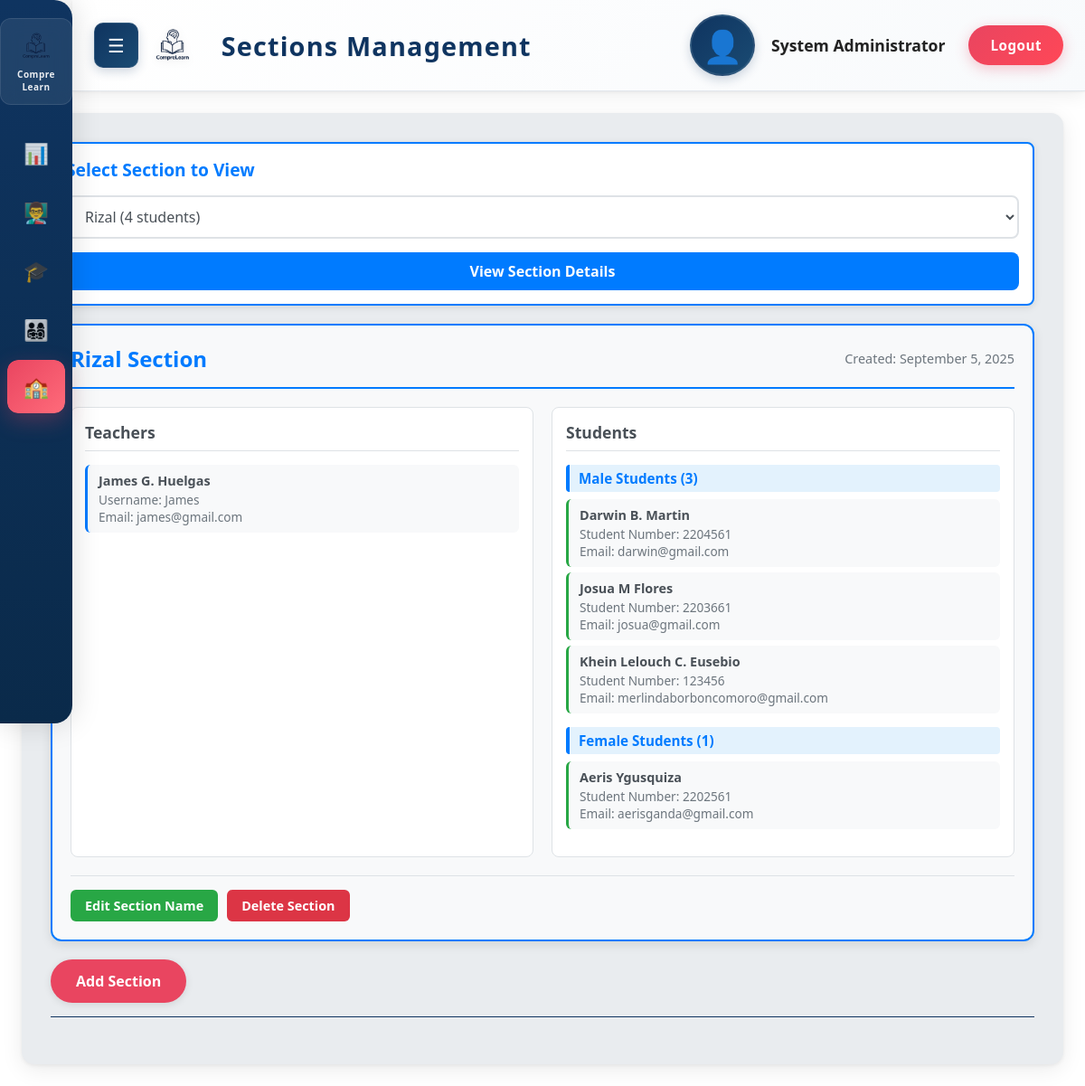
The app's page /Admin/admin_sections.php (signed in) with its own data.
### tables this page shows
CREATE TABLE `sections` (
  `id` int(11) NOT NULL,
  `name` varchar(100) NOT NULL,
  `created_at` timestamp NOT NULL DEFAULT current_timestamp()
);

CREATE TABLE `teachers` (
  `id` int(11) NOT NULL,
  `name` varchar(100) NOT NULL,
  `username` varchar(100) NOT NULL,
  `email` varchar(100) NOT NULL,
  `password` varchar(255) NOT NULL,
  `created_at` timestamp NOT NULL DEFAULT current_timestamp(),
  `updated_at` timestamp NOT NULL DEFAULT current_timestamp() ON UPDATE current_timestamp()
);

CREATE TABLE `students` (
  `id` int(11) NOT NULL,
  `name` varchar(100) NOT NULL,
  `student_number` varchar(50) NOT NULL,
  `email` varchar(100) NOT NULL,
  `gender` enum('male','female') DEFAULT NULL,
  `password` varchar(255) NOT NULL,
  `section_id` int(11) DEFAULT NULL,
  `created_at` timestamp NOT NULL DEFAULT current_timestamp(),
  `updated_at` timestamp NOT NULL DEFAULT current_timestamp() ON UPDATE current_timestamp()
);

### Admin/includes/admin_init.php (called while the page is built, shortened)
<?php
function h($v) {
    return htmlspecialchars((string)$v, ENT_QUOTES, 'UTF-8');
}
?>

### Admin/admin_sections.php (the view, shortened to what this page needs)
<?php
require_once __DIR__ . '/includes/admin_init.php';
$sql_sections = "
    SELECT
        s.*,
        COUNT(DISTINCT st.id) as student_count,
        GROUP_CONCAT(DISTINCT t.name ORDER BY t.name SEPARATOR ', ') as teachers
    FROM sections s
    LEFT JOIN students st ON s.id = st.section_id
    LEFT JOIN teacher_sections ts ON s.id = ts.section_id
    LEFT JOIN teachers t ON ts.teacher_id = t.id
    GROUP BY s.id, s.name, s.created_at
    ORDER BY s.created_at ASC, s.name
";
$stmt_sections = $conn->prepare($sql_sections);
$stmt_sections->execute();
$sections = $stmt_sections->get_result();
$all_sections = [];
$sections->data_seek(0);
while ($section = $sections->fetch_assoc()) {
    $all_sections[] = $section;
}
$selected_section_id = $_GET['selected_section'] ?? '';
$selected_section = null;
$selected_section_students = [];
$selected_section_teachers = [];
if (!empty($selected_section_id) && validateInput($selected_section_id, 'int')) {
    foreach ($all_sections as $section) {
        if ($section['id'] == $selected_section_id) {
            $selected_section = $section;
            break;
        }
    }
} elseif (!empty($all_sections)) {
    $selected_section = $all_sections[0];
}
if ($selected_section) {
    $stmt_students = $conn->prepare("
        SELECT name, student_number, email, gender
        FROM students
        WHERE section_id = ?
        ORDER BY gender, name
    ");
    $stmt_students->bind_param("i", $selected_section['id']);
    $stmt_students->execute();
    $students_result = $stmt_students->get_result();
    while ($student = $students_result->fetch_assoc()) {
        $selected_section_students[] = $student;
    }
    $stmt_teachers = $conn->prepare("
        SELECT t.name, t.username, t.email
        FROM teachers t
        INNER JOIN teacher_sections ts ON t.id = ts.teacher_id
        WHERE ts.section_id = ?
        ORDER BY t.name
    ");
    $stmt_teachers->bind_param("i", $selected_section['id']);
    $stmt_teachers->execute();
    $teachers_result = $stmt_teachers->get_result();
    while ($teacher = $teachers_result->fetch_assoc()) {
        $selected_section_teachers[] = $teacher;
    }
}
?>
<div class="management-area">
    <div class="section-selector">
        <div class="section-selector-header">
            <h3 class="section-selector-title">Select Section to View</h3>
        </div>
        <div class="section-dropdown-container">
            <select id="section-dropdown" class="section-dropdown">
                <?php foreach ($all_sections as $section): ?>
                    <option value="<?php echo $section['id']; ?>"
                            <?php echo ($selected_section && $selected_section['id'] == $section['id']) ? 'selected' : ''; ?>>
                        <?php echo h($section['name']); ?> (<?php echo $section['student_count']; ?> students)
                    </option>
                <?php endforeach; ?>
            </select>
            <button id="view-section-btn" class="view-section-btn"
                    <?php echo !$selected_section ? 'disabled' : ''; ?>>
                View Section Details
            </button>
        </div>
    </div>
    <?php if ($selected_section): ?>
    <div class="default-section-display">
        <div class="default-section-header">
            <h2 class="default-section-title"><?php echo h($selected_section['name']); ?> Section</h2>
            <div class="default-section-info">
                Created: <?php echo date('F j, Y', strtotime($selected_section['created_at'])); ?>
            </div>
        </div>
        <div class="section-details-grid">
            <div class="teachers-section">
                <h3 class="section-subtitle">Teachers</h3>
                <?php if (!empty($selected_section_teachers)): ?>
                    <?php foreach ($selected_section_teachers as $teacher): ?>
                        <div class="teacher-item">
                            <div class="teacher-name"><?php echo h($teacher['name']); ?></div>
                            <div class="teacher-details">
                                Username: <?php echo h($teacher['username']); ?><br>
                                Email: <?php echo h($teacher['email']); ?>
                            </div>
                        </div>
                    <?php endforeach; ?>
                <?php else: ?>
                    <div class="no-data">No teacher assigned to this section</div>
                <?php endif; ?>
            </div>
            <div class="students-section">
                <h3 class="section-subtitle">Students</h3>
                <?php if (!empty($selected_section_students)): ?>
                    <?php
                    $male_students = array_filter($selected_section_students, function($student) {
                        return strtolower($student['gender']) === 'male';
                    });
                    $female_students = array_filter($selected_section_students, function($student) {
                        return strtolower($student['gender']) === 'female';
                    });
                    ?>
                    <?php if (!empty($male_students)): ?>
                        <div class="gender-group">
                            <div class="gender-header">Male Students (<?php echo count($male_students); ?>)</div>
                            <?php foreach ($male_students as $student): ?>
                                <div class="student-item">
                                    <div class="student-name"><?php echo h($student['name']); ?></div>
                                    <div class="student-details">
                                        Student Number: <?php echo h($student['student_number']); ?><br>
                                        Email: <?php echo h($student['email']); ?>
                                    </div>
                                </div>
                            <?php endforeach; ?>
                        </div>
                    <?php endif; ?>
                    <?php if (!empty($female_students)): ?>
                        <div class="gender-group">
                            <div class="gender-header">Female Students (<?php echo count($female_students); ?>)</div>
                            <?php foreach ($female_students as $student): ?>
                                <div class="student-item">
                                    <div class="student-name"><?php echo h($student['name']); ?></div>
                                    <div class="student-details">
                                        Student Number: <?php echo h($student['student_number']); ?><br>
                                        Email: <?php echo h($student['email']); ?>
                                    </div>
                                </div>
                            <?php endforeach; ?>
                        </div>
                    <?php endif; ?>
                <?php else: ?>
                    <div class="no-data">No students registered in this section</div>
                <?php endif; ?>
            </div>
        </div>
        <div class="section-actions">
            <button class="edit-btn" onclick="editSection(<?php echo $selected_section['id']; ?>, '<?php echo h($selected_section['name']); ?>')">
                Edit Section Name
            </button>
            <button class="delete-section-btn" onclick="deleteSectionFromDetails(<?php echo $selected_section['id']; ?>, '<?php echo h($selected_section['name']); ?>')">
                Delete Section
            </button>
        </div>
    </div>
    <?php endif; ?>
    <div class="section-header">
        <button id="toggle-form-btn" class="add-btn">Add Section</button>
    </div>
</div>
<?php
require_once __DIR__ . '/includes/admin_layout.php';
?>

### Admin/includes/admin_layout.php (style rules this page uses)
:root { --light-bg: #f6f8fa; --light-bg-secondary: #ffffff; --light-surface: #e9ecef; --primary-accent: #0f3460; --secondary-accent: #e94560; --light-text: #222; --grey-text: #555; --card-shadow: 0 6px 24px rgba(0,0,0,0.08), 0 1.5px 4px rgba(0,0,0,0.06); }
* { margin: 0; padding: 0; box-sizing: border-box; font-family: 'Segoe UI', Tahoma, Geneva, Verdana, sans-serif; }
body { background: var(--light-bg-secondary); color: var(--light-text); min-height: 100vh; overflow-x: hidden; }

### Admin/admin_sections.php (style rules this page uses)
.management-area { background: var(--light-surface); color: var(--light-text); padding: 2rem; border-radius: 14px; box-shadow: var(--card-shadow); animation: fadeIn .7s; }
.section-header { display: flex; justify-content: space-between; align-items: center; margin-bottom: 20px; padding-bottom: 15px; border-bottom: 1px solid var(--primary-accent); gap: 20px; flex-wrap: wrap; }
.add-btn { background: var(--secondary-accent); color: #fff; border: none; padding: 12px 28px; border-radius: 25px; font-size: 1rem; font-weight: 600; cursor: pointer; box-shadow: 0 2px 8px rgba(0,0,0,0.10); transition: background .3s, transform .2s; min-width: 140px; height: 48px; display: flex; align-items: center; justify-content: center; }
.default-section-display { background: #f8f9fa; border: 2px solid #007bff; border-radius: 12px; padding: 20px; margin-bottom: 20px; box-shadow: 0 4px 12px rgba(0,0,0,0.1); }
.default-section-header { display: flex; justify-content: space-between; align-items: center; margin-bottom: 20px; padding-bottom: 15px; border-bottom: 2px solid #007bff; }
.default-section-title { color: #007bff; font-size: 1.5rem; font-weight: 600; margin: 0; }
.default-section-info { color: #6c757d; font-size: 0.9rem; }
.section-details-grid { display: grid; grid-template-columns: 1fr 1fr; gap: 20px; margin-bottom: 20px; }
.teachers-section, .students-section { background: #fff; border-radius: 8px; padding: 15px; border: 1px solid #dee2e6; }
.section-subtitle { color: #495057; font-size: 1.1rem; font-weight: 600; margin-bottom: 15px; padding-bottom: 8px; border-bottom: 1px solid #dee2e6; }
.gender-group { margin-bottom: 15px; }
.gender-header { color: #007bff; font-weight: 600; font-size: 0.95rem; margin-bottom: 8px; padding: 5px 10px; background: #e3f2fd; border-radius: 4px; border-left: 4px solid #007bff; }
.student-item, .teacher-item { padding: 8px 12px; margin-bottom: 6px; background: #f8f9fa; border-radius: 6px; border-left: 3px solid #28a745; font-size: 0.9rem; }
.teacher-item { border-left-color: #007bff; }
.student-name, .teacher-name { font-weight: 600; color: #495057; }
.student-details, .teacher-details { color: #6c757d; font-size: 0.85rem; margin-top: 2px; }
@media (max-width: 1200px) { .section-selector { flex-direction: column; gap: 12px; } }
@media (max-width: 1200px) { .section-dropdown { width: 100%; } }
@media (max-width: 1200px) { .view-section-btn { width: 100%; } }
.section-selector { background: #fff; border: 2px solid #007bff; border-radius: 8px; padding: 15px; margin-bottom: 20px; box-shadow: 0 2px 8px rgba(0,0,0,0.1); }
.section-selector-header { display: flex; justify-content: space-between; align-items: center; margin-bottom: 15px; }
.section-selector-title { color: #007bff; font-size: 1.2rem; font-weight: 600; margin: 0; }
.section-dropdown-container { display: flex; align-items: center; gap: 15px; flex-wrap: wrap; }
.section-dropdown { padding: 10px 15px; border: 2px solid #dee2e6; border-radius: 8px; background: #fff; color: #495057; font-size: 1rem; min-width: 200px; cursor: pointer; transition: border-color .3s, box-shadow .3s; }
.view-section-btn { background: #007bff; color: #fff; border: none; padding: 10px 20px; border-radius: 8px; font-size: 1rem; font-weight: 600; cursor: pointer; transition: background .3s, transform .2s; }
.section-actions { display: flex; gap: 10px; margin-top: 15px; padding-top: 15px; border-top: 1px solid #dee2e6; }
.edit-btn { background: #28a745; color: #fff; border: none; padding: 8px 16px; border-radius: 6px; font-size: 0.9rem; font-weight: 600; cursor: pointer; transition: background .3s, transform .2s; }
.delete-section-btn { background: #dc3545; color: #fff; border: none; padding: 8px 16px; border-radius: 6px; font-size: 0.9rem; font-weight: 600; cursor: pointer; transition: background .3s, transform .2s; }

### records on screen
sections: name "Rizal", created_at "September 5, 2025"
teachers: name "James G. Huelgas", username "James", email "james@gmail.com"
students: name "Darwin B. Martin", student_number "2204561", email "darwin@gmail.com"
students: name "Josua M Flores", student_number "2203661", email "josua@gmail.com"
students: name "Khein Lelouch C. Eusebio", student_number "123456", email "merlindaborboncomoro@gmail.com"
students: name "Aeris Ygusquiza", student_number "2202561", email "aerisganda@gmail.com"

### other values on screen
$page_title "Sections Management"
$adminName "System Administrator"
count($male_students) "3"
count($female_students) "1"
form field value "Rizal (4 students)"
